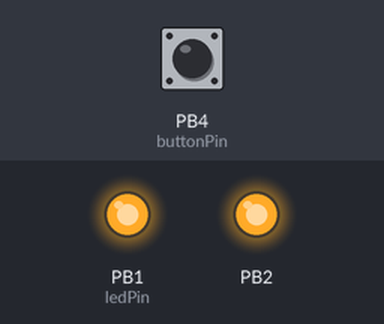
A sketch run on a simulated ATtiny85, built with avr-gcc and run on an emulated ATtiny85. On the bench: output pins drawn as LEDs (lit = HIGH). The inputs (shaded band) are chosen by the test bench; at power-on: PB4 (buttonPin) HIGH.

Above: at 1.2 s.
1.3 s: PB4 (buttonPin) pulled LOW for 0.15 s
At 1.37 s:
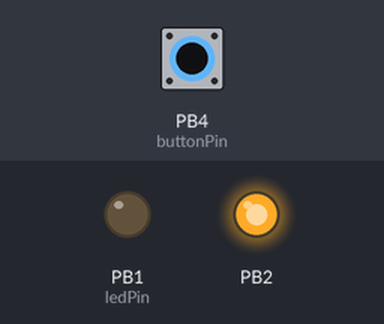
2.9 s: PB4 (buttonPin) pulled LOW for 3.2 s
At 6.6 s:
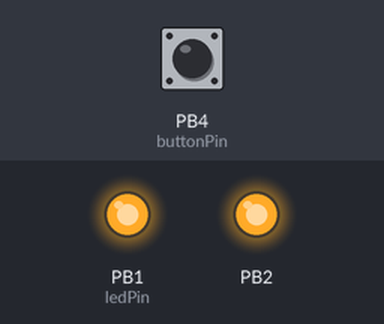
Timing chart, 0 to 8.1 s (numbered marks = the images above; inputs shaded):
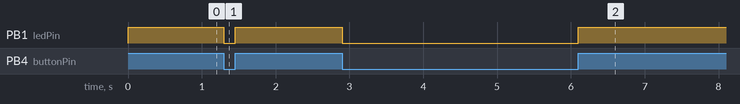

The sketch:

sensor.ino
```cpp
#include "TinyWireS.h"

const int buttonPin = 4;
const int ledPin =  1;
int buttonState = 0;

enum STATES
{
  buttonHigh,
  buttonLow,
  buttonDebounce
};

void setup()
{
   pinMode(buttonPin, INPUT);
   pinMode(ledPin, OUTPUT);
   TinyWireS.begin(20);
   //Serial.begin(9600);
}

void loop()
{

    byte data1 = 1;
    byte data2 = 0;
    STATES state = buttonLow;

    while(1)
    {
      buttonState = digitalRead(buttonPin);

      switch(state)
      {
        case buttonLow:
          if(buttonState == LOW){
           digitalWrite(ledPin,LOW);
          }
          else if(buttonState ==HIGH){
            state = buttonDebounce;
          }
          break;
        case buttonDebounce:
          if(buttonState == LOW){
            state = buttonLow;
            }
          else{
            digitalWrite(ledPin, HIGH);
            TinyWireS.send(data1);
            state = buttonHigh;
            }
            break;

        case buttonHigh:
          if(buttonState == LOW){
            state = buttonLow;
          }
          else{
            }
            break;
          }
          }
}
```

Measured:
- after the input at 1.3 s, PB1 (ledPin): HIGH → LOW at once, → HIGH 0.15 s later
- after the input at 2.9 s, PB1 (ledPin): HIGH → LOW at once, → HIGH 3.2 s later
